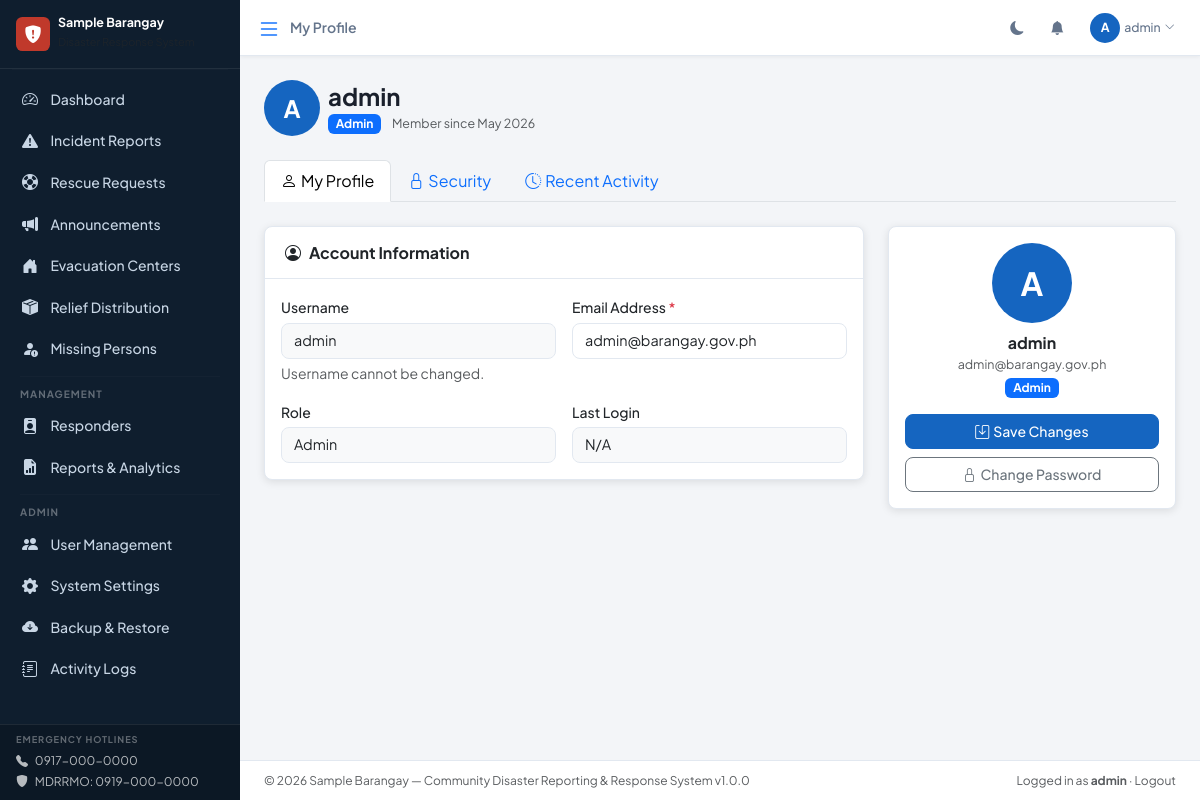
Screenshot of /modules/auth/profile.php (signed in) with the database file from the repository.
### tables this page shows
CREATE TABLE `users` (
  `id`              INT UNSIGNED    NOT NULL AUTO_INCREMENT,
  `role_id`         TINYINT UNSIGNED NOT NULL,
  `username`        VARCHAR(80)     NOT NULL,
  `email`           VARCHAR(160)    NOT NULL,
  `password_hash`   VARCHAR(255)    NOT NULL COMMENT 'bcrypt hash, cost factor >= 12',
  `is_active`       TINYINT(1)      NOT NULL DEFAULT 1,
  `last_login_at`   DATETIME                 DEFAULT NULL,
  `created_at`      DATETIME        NOT NULL DEFAULT CURRENT_TIMESTAMP,
  `updated_at`      DATETIME        NOT NULL DEFAULT CURRENT_TIMESTAMP ON UPDATE CURRENT_TIMESTAMP,
  PRIMARY KEY (`id`),
  UNIQUE KEY `uq_username` (`username`),
  UNIQUE KEY `uq_email`    (`email`),
  KEY `fk_users_role` (`role_id`),
  CONSTRAINT `fk_users_role` FOREIGN KEY (`role_id`) REFERENCES `roles` (`id`)
);

CREATE TABLE `roles` (
  `id`          TINYINT UNSIGNED NOT NULL AUTO_INCREMENT,
  `role_name`   VARCHAR(50)      NOT NULL COMMENT 'resident | barangay_official | responder | admin',
  `description` VARCHAR(255)     NOT NULL DEFAULT '',
  PRIMARY KEY (`id`),
  UNIQUE KEY `uq_role_name` (`role_name`)
);

### config/database.php (called while the page is built, shortened)
<?php
function db(): PDO {
    static $pdo = null;
    if ($pdo === null) {
        $dsn = sprintf(
            'mysql:host=%s;dbname=%s;charset=%s',
            DB_HOST, DB_NAME, DB_CHARSET
        );
        $options = [
            PDO::ATTR_ERRMODE            => PDO::ERRMODE_EXCEPTION,
            PDO::ATTR_DEFAULT_FETCH_MODE => PDO::FETCH_ASSOC,
            PDO::ATTR_EMULATE_PREPARES   => false,
            PDO::MYSQL_ATTR_FOUND_ROWS   => true,
        ];
        try {
            $pdo = new PDO($dsn, DB_USER, DB_PASS, $options);
        } catch (PDOException $e) {
            error_log('[DB ERROR] ' . $e->getMessage());
            die(json_encode([
                'success' => false,
                'message' => 'Database connection failed. Please contact the system administrator.'
            ]));
        }
    }
    return $pdo;
}

### modules/auth/profile.php (the view, shortened to what this page needs)
<?php
$tab      = $_GET['tab'] ?? 'profile';
$user_id  = current_user_id();
try {
    $user = db()->prepare(
        "SELECT u.*, r.role_name FROM users u
         JOIN roles r ON r.id = u.role_id
         WHERE u.id = ?"
    );
    $user->execute([$user_id]);
    $user = $user->fetch();
} catch (PDOException $e) {
    error_log($e->getMessage());
    flash('danger', 'Error loading profile.');
    header('Location: ' . APP_URL . '/modules/dashboard/index.php');
    exit;
}
include APP_ROOT . '/includes/header.php';
?>
<div class="d-flex align-items-center gap-2 mb-4">
  <div class="flex-shrink-0">
    <div style="width:56px;height:56px;background:var(--bdrs-blue);border-radius:50%;display:flex;align-items:center;justify-content:center;font-size:1.5rem;color:#fff;font-weight:700">
      <?= strtoupper(substr($user['username'], 0, 1)) ?>
    </div>
  </div>
  <div>
    <h4 class="fw-bold mb-0"><?= htmlspecialchars($user['username']) ?></h4>
    <span class="badge bg-primary"><?= ucwords(str_replace('_', ' ', $user['role_name'])) ?></span>
    <span class="text-muted ms-2" style="font-size:.78rem">
      Member since <?= date('F Y', strtotime($user['created_at'])) ?>
    </span>
  </div>
</div>
<ul class="nav nav-tabs mb-4">
  <li class="nav-item">
    <a class="nav-link <?= $tab === 'profile'  ? 'active' : '' ?>"
       href="?tab=profile"><i class="bi bi-person me-1"></i>My Profile</a>
  </li>
  <li class="nav-item">
    <a class="nav-link <?= $tab === 'security' ? 'active' : '' ?>"
       href="?tab=security"><i class="bi bi-lock me-1"></i>Security</a>
  </li>
  <li class="nav-item">
    <a class="nav-link <?= $tab === 'activity' ? 'active' : '' ?>"
       href="?tab=activity"><i class="bi bi-clock-history me-1"></i>Recent Activity</a>
  </li>
</ul>
<?php if ($tab === 'profile'): ?>
<form method="POST" action="" novalidate>
  <div class="row g-4">
    <div class="col-lg-8">
      <div class="card mb-4">
        <div class="card-header fw-bold">
          <i class="bi bi-person-circle me-2"></i>Account Information
        </div>
        <div class="card-body">
          <div class="row g-3">
            <div class="col-md-6">
              <label class="form-label">Username</label>
              <input type="text" class="form-control bg-light" value="<?= htmlspecialchars($user['username']) ?>" disabled>
              <div class="form-text">Username cannot be changed.</div>
            </div>
            <div class="col-md-6">
              <label class="form-label" for="email">Email Address <span class="text-danger">*</span></label>
              <input type="email" class="form-control" id="email" name="email"
                     value="<?= htmlspecialchars($_POST['email'] ?? $user['email']) ?>" required>
            </div>
            <div class="col-md-6">
              <label class="form-label">Role</label>
              <input type="text" class="form-control bg-light"
                     value="<?= ucwords(str_replace('_', ' ', $user['role_name'])) ?>" disabled>
            </div>
            <div class="col-md-6">
              <label class="form-label">Last Login</label>
              <input type="text" class="form-control bg-light"
                     value="<?= $user['last_login_at'] ? date('M d, Y h:i A', strtotime($user['last_login_at'])) : 'N/A' ?>"
                     disabled>
            </div>
          </div>
        </div>
      </div>
    </div>
    <div class="col-lg-4">
      <div class="card sticky-top" style="top:80px">
        <div class="card-body">
          <div class="text-center mb-3">
            <div style="width:80px;height:80px;background:var(--bdrs-blue);border-radius:50%;display:flex;align-items:center;justify-content:center;font-size:2rem;color:#fff;font-weight:700;margin:0 auto">
              <?= strtoupper(substr($user['username'], 0, 1)) ?>
            </div>
            <div class="fw-bold mt-2"><?= htmlspecialchars($user['username']) ?></div>
            <div class="text-muted" style="font-size:.78rem"><?= htmlspecialchars($user['email']) ?></div>
            <span class="badge bg-primary mt-1"><?= ucwords(str_replace('_', ' ', $user['role_name'])) ?></span>
          </div>
          <div class="d-grid gap-2">
            <button type="submit" class="btn btn-primary">
              <i class="bi bi-save me-1"></i>Save Changes
            </button>
            <a href="?tab=security" class="btn btn-outline-secondary">
              <i class="bi bi-lock me-1"></i>Change Password
            </a>
          </div>
        </div>
      </div>
    </div>
  </div>
</form>
<?php endif; ?>
<?php include APP_ROOT . '/includes/footer.php'; ?>

### assets/css/main.css (style rules this page uses)
:root { --bdrs-font: 'Plus Jakarta Sans', system-ui, sans-serif; --bdrs-red: #c0392b; --bdrs-red-light: #fdecea; --bdrs-orange: #e67e22; --bdrs-orange-light: #fef0e6; --bdrs-blue: #1565c0; --bdrs-blue-light: #e3f0ff; --bdrs-green: #1b7a3e; --bdrs-green-light: #edf7f1; --bdrs-yellow: #f39c12; --bdrs-sidebar-w: 240px; --bdrs-sidebar-coll: 64px; --bdrs-topbar-h: 56px; --bdrs-radius: .5rem; --bdrs-shadow: 0 2px 8px rgba(0,0,0,.10); --bdrs-card-bg: #fff; --bdrs-page-bg: #f3f5f8; --bdrs-border: #e2e8f0; --bdrs-text: #1a202c; --bdrs-text-muted: #64748b; --bdrs-sidebar-bg: #0f1e2e; --bdrs-sidebar-text: #c8d6e5; --bdrs-sidebar-hover: rgba(255,255,255,.07); --bdrs-sidebar-active-bg: #1565c0; }
*, *::before, *::after { box-sizing: border-box; }
body { font-family: var(--bdrs-font); background-color: var(--bdrs-page-bg); color: var(--bdrs-text); min-height: 100vh; overflow-x: hidden; }
body { display: flex; }
.card { background: var(--bdrs-card-bg); border: 1px solid var(--bdrs-border); border-radius: var(--bdrs-radius); box-shadow: var(--bdrs-shadow); }
.card-header { background: transparent; border-bottom: 1px solid var(--bdrs-border); font-weight: 600; padding: .85rem 1.25rem; }
.form-label { font-weight: 500; font-size: .875rem; margin-bottom: .3rem; }
.form-control, .form-select { border-color: var(--bdrs-border); border-radius: var(--bdrs-radius); font-size: .9rem; transition: border-color .15s, box-shadow .15s; }
.btn { font-weight: 500; border-radius: var(--bdrs-radius); font-size: .875rem; }
.btn-primary { background: var(--bdrs-blue); border-color: var(--bdrs-blue); }

### rows the page displays
users: username "A", username "admin", role.role_name "Admin", created_at "May 2026", email "admin@barangay.gov.ph", last_login_at "N/A"

### other values shown
$brgy_name "Sample Barangay"
$settings['emergency_hotline_1'] "0917-000-0000"
$settings['mdrrmo_hotline'] "0919-000-0000"
$page_title "My Profile"
substr($_SESSION['username'] ?? 'U', 0, 1) "A"
$_SESSION['username'] "admin"
$settings['barangay_name'] "Sample Barangay"
$settings['system_version'] "1.0.0"
